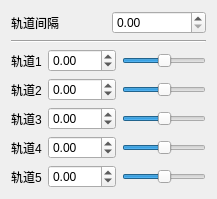
            <widget class="QWidget" name="_5K">
             <attribute name="title">
              <string>5K</string>
             </attribute>
             <layout class="QHBoxLayout" name="horizontalLayout_43">
              <item>
               <layout class="QVBoxLayout" name="verticalLayout_7">
                <item>
                 <layout class="QHBoxLayout" name="horizontalLayout_16">
                  <item>
                   <widget class="QLabel" name="dist_5K_label">
                    <property name="toolTip">
                     <string>&lt;html&gt;&lt;head/&gt;&lt;body&gt;&lt;p&gt;五个轨道两两间隔（推荐值：250）&lt;/p&gt;&lt;/body&gt;&lt;/html&gt;</string>
                    </property>
                    <property name="text">
                     <string>轨道间隔</string>
                    </property>
                   </widget>
                  </item>
                  <item>
                   <widget class="QDoubleSpinBox" name="dist_5K">
                    <property name="maximum">
                     <double>270.000000000000000</double>
                    </property>
                    <property name="singleStep">
                     <double>5.000000000000000</double>
                    </property>
                   </widget>
                  </item>
                 </layout>
                </item>
                <item>
                 <widget class="Line" name="line_2">
                  <property name="orientation">
                   <enum>Qt::Horizontal</enum>
                  </property>
                 </widget>
                </item>
                <item>
                 <layout class="QHBoxLayout" name="horizontalLayout_17">
                  <item>
                   <widget class="QLabel" name="_5K1_label">
                    <property name="text">
                     <string>轨道1</string>
                    </property>
                   </widget>
                  </item>
                  <item>
                   <widget class="QDoubleSpinBox" name="_5K1">
                    <property name="minimum">
                     <double>-675.000000000000000</double>
                    </property>
                    <property name="maximum">
                     <double>675.000000000000000</double>
                    </property>
                    <property name="singleStep">
                     <double>5.000000000000000</double>
                    </property>
                   </widget>
                  </item>
                  <item>
                   <widget class="QSlider" name="_5K1_sl">
                    <property name="minimum">
                     <number>-675</number>
                    </property>
                    <property name="maximum">
                     <number>675</number>
                    </property>
                    <property name="orientation">
                     <enum>Qt::Horizontal</enum>
                    </property>
                   </widget>
                  </item>
                 </layout>
                </item>
                <item>
                 <layout class="QHBoxLayout" name="horizontalLayout_20">
                  <item>
                   <widget class="QLabel" name="_5K2_label">
                    <property name="text">
                     <string>轨道2</string>
                    </property>
                   </widget>
                  </item>
                  <item>
                   <widget class="QDoubleSpinBox" name="_5K2">
                    <property name="minimum">
                     <double>-675.000000000000000</double>
                    </property>
                    <property name="maximum">
                     <double>675.000000000000000</double>
                    </property>
                    <property name="singleStep">
                     <double>5.000000000000000</double>
                    </property>
                   </widget>
                  </item>
                  <item>
                   <widget class="QSlider" name="_5K2_sl">
                    <property name="minimum">
                     <number>-675</number>
                    </property>
                    <property name="maximum">
                     <number>675</number>
                    </property>
                    <property name="singleStep">
                     <number>1</number>
                    </property>
                    <property name="orientation">
                     <enum>Qt::Horizontal</enum>
                    </property>
                   </widget>
                  </item>
                 </layout>
                </item>
                <item>
                 <layout class="QHBoxLayout" name="horizontalLayout_22">
                  <item>
                   <widget class="QLabel" name="_5K3_label">
                    <property name="text">
                     <string>轨道3</string>
                    </property>
                   </widget>
                  </item>
                  <item>
                   <widget class="QDoubleSpinBox" name="_5K3">
                    <property name="minimum">
                     <double>-675.000000000000000</double>
                    </property>
                    <property name="maximum">
                     <double>675.000000000000000</double>
                    </property>
                    <property name="singleStep">
                     <double>5.000000000000000</double>
                    </property>
                   </widget>
                  </item>
                  <item>
                   <widget class="QSlider" name="_5K3_sl">
                    <property name="minimum">
                     <number>-675</number>
                    </property>
                    <property name="maximum">
                     <number>675</number>
                    </property>
                    <property name="orientation">
                     <enum>Qt::Horizontal</enum>
                    </property>
                   </widget>
                  </item>
                 </layout>
                </item>
                <item>
                 <layout class="QHBoxLayout" name="horizontalLayout_18">
                  <item>
                   <widget class="QLabel" name="_5K4_label">
                    <property name="text">
                     <string>轨道4</string>
                    </property>
                   </widget>
                  </item>
                  <item>
                   <widget class="QDoubleSpinBox" name="_5K4">
                    <property name="minimum">
                     <double>-675.000000000000000</double>
                    </property>
                    <property name="maximum">
                     <double>675.000000000000000</double>
                    </property>
                    <property name="singleStep">
                     <double>5.000000000000000</double>
                    </property>
                   </widget>
                  </item>
                  <item>
                   <widget class="QSlider" name="_5K4_sl">
                    <property name="minimum">
                     <number>-675</number>
                    </property>
                    <property name="maximum">
                     <number>675</number>
                    </property>
                    <property name="orientation">
                     <enum>Qt::Horizontal</enum>
                    </property>
                   </widget>
                  </item>
                 </layout>
                </item>
                <item>
                 <layout class="QHBoxLayout" name="horizontalLayout_19">
                  <item>
                   <widget class="QLabel" name="_5K5_label">
                    <property name="text">
                     <string>轨道5</string>
                    </property>
                   </widget>
                  </item>
                  <item>
                   <widget class="QDoubleSpinBox" name="_5K5">
                    <property name="minimum">
                     <double>-675.000000000000000</double>
                    </property>
                    <property name="maximum">
                     <double>675.000000000000000</double>
                    </property>
                    <property name="singleStep">
                     <double>5.000000000000000</double>
                    </property>
                   </widget>
                  </item>
                  <item>
                   <widget class="QSlider" name="_5K5_sl">
                    <property name="minimum">
                     <number>-675</number>
                    </property>
                    <property name="maximum">
                     <number>675</number>
                    </property>
                    <property name="orientation">
                     <enum>Qt::Horizontal</enum>
                    </property>
                   </widget>
                  </item>
                 </layout>
                </item>
               </layout>
              </item>
             </layout>
            </widget>
